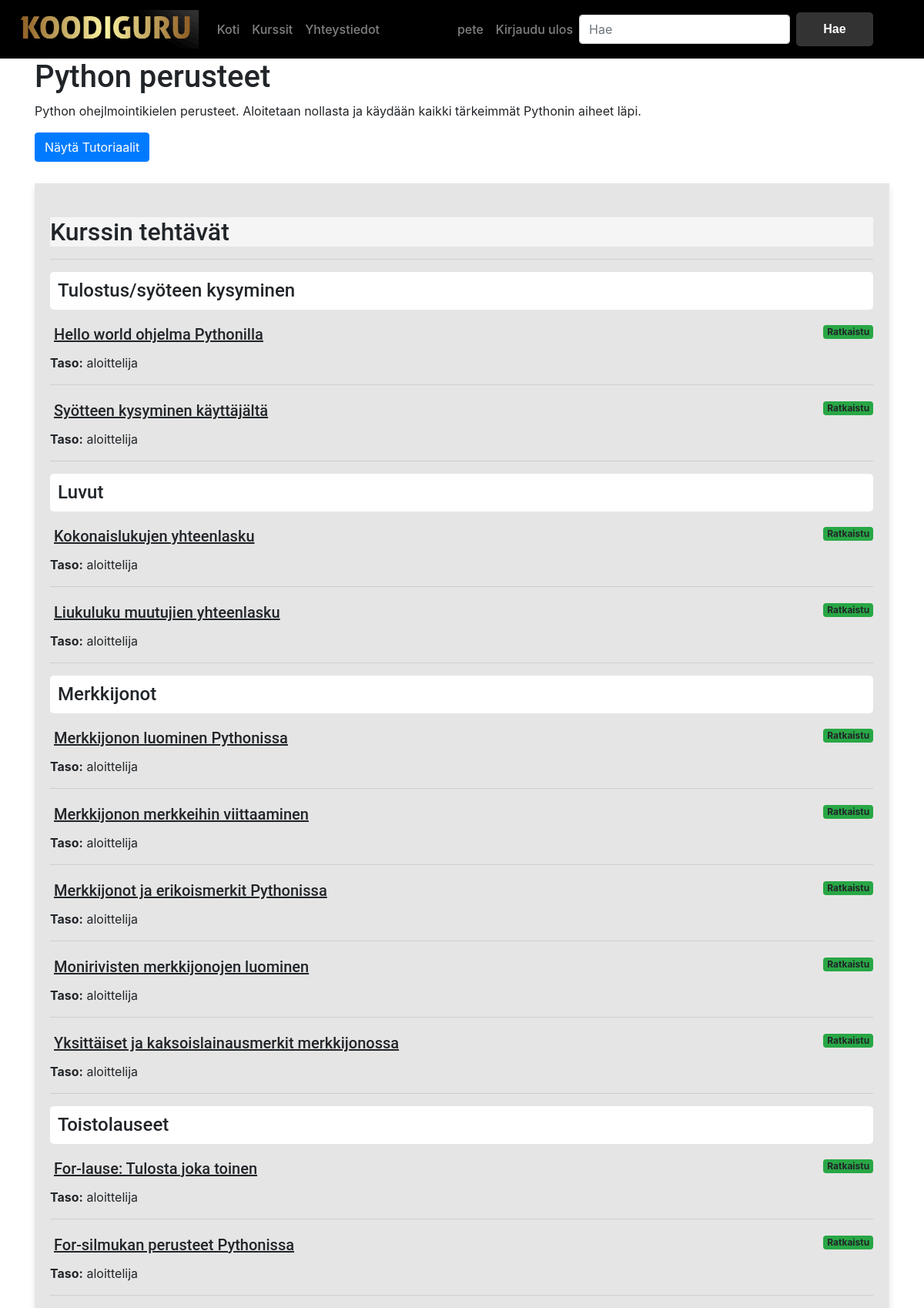
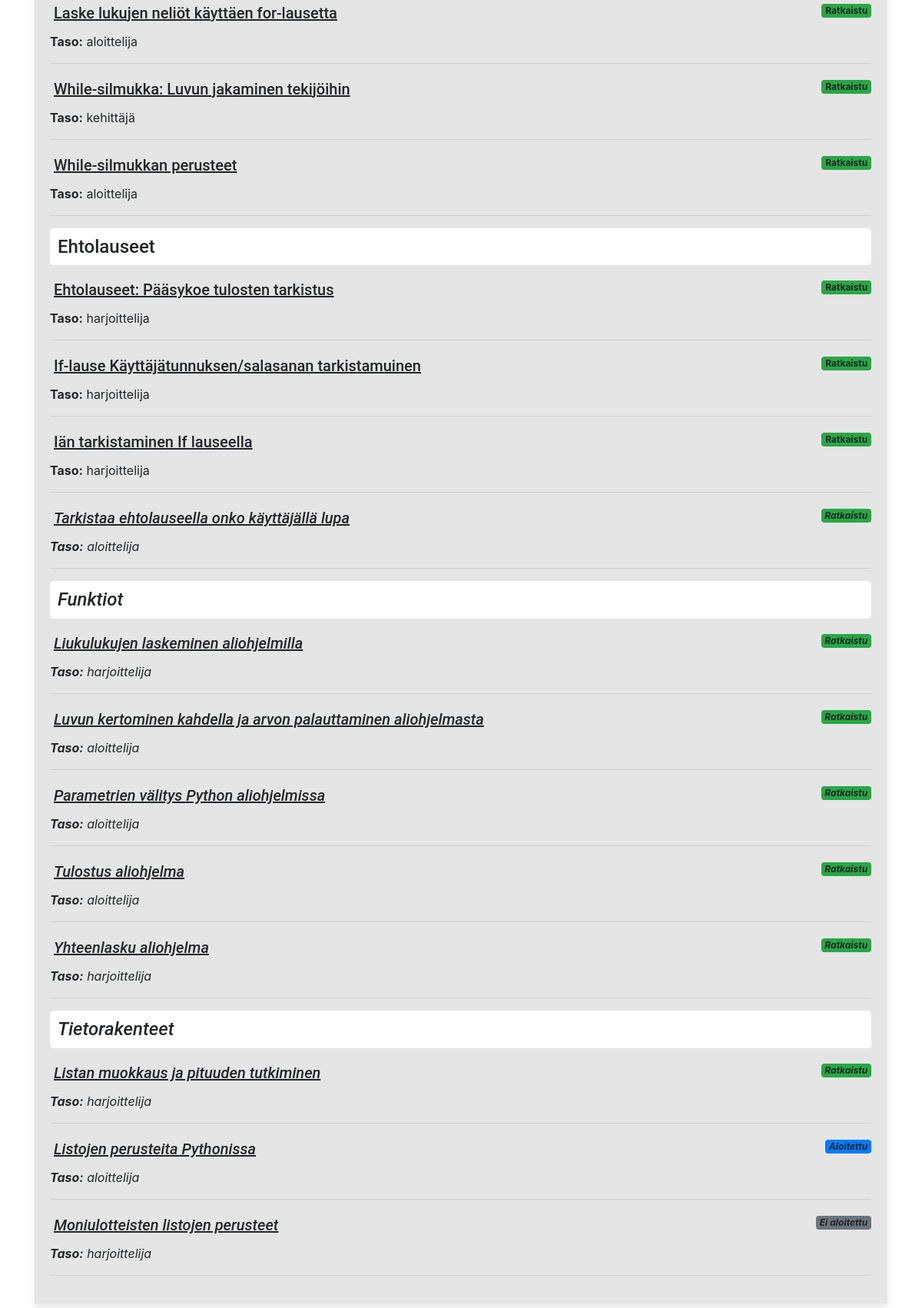
/courses/1/ (signed in, upper part), run on the app's committed database (2 pictures, top to bottom).
### main_app/models.py (models this page shows, shortened)
class User(AbstractUser):
    groups = models.ManyToManyField(Group, related_name="custom_user_groups", blank=True)
    user_permissions = models.ManyToManyField(
        Permission, blank=True, related_name="custom_user_permissions"
    )
    first_name = models.CharField("Etunimi", max_length=30)
    last_name = models.CharField("Sukunimi", max_length=30)
    role = models.CharField(
        max_length=20, choices=UserRole.choices, default=UserRole.STUDENT
    )
    email = models.EmailField("Sähköposti", unique=True)
    change_password = models.BooleanField(default=False)
    premium_start = models.DateTimeField(null=True, blank=True)
    premium_end = models.DateTimeField(null=True, blank=True)
    editor_theme = models.CharField(max_length=100, default="default")
    points = models.IntegerField(default=0, verbose_name="Pisteet")
    level = models.IntegerField(default=0, verbose_name="Taso")
    LEVEL_THRESHOLDS = [50, 150, 200, 500, 800]

class Course(models.Model):
    courseTitle = models.CharField(max_length=200)
    coursePublishDate = models.DateTimeField("Luontipäivä", default=datetime.now)
    courseDescription = models.TextField()
    prerequisites = models.TextField(default="Ei esitietoja")  # esitiedot
    is_premium = models.BooleanField(default=False)
    is_all_free = models.BooleanField(default=False)
    is_hidden = models.BooleanField(default=False)
    is_test_state = models.BooleanField(default=False)
    tutorials = models.ManyToManyField(Tutorial, related_name="courses", blank=True)
    creator = models.ForeignKey(
        User,
        on_delete=models.CASCADE,
        db_column="creator_id",  # Lyhyempi nimi sarakkeelle
    )
    courseLogo = models.ImageField(
        upload_to="course_logos/", default="course_logos/no_logo.png"
    )
    video_url = models.URLField(blank=True, null=True)

class TaskCategory(models.Model):
    name = models.CharField(max_length=200)
    def __str__(self):
        return self.name

class Task(models.Model):
    LANGUAGE_CHOICES = [
        ("Python", "Python"),
        ("Java", "Java"),
        ("Javascript", "JavaScript"),
        ("C", "C"),
        ("C++", "C++"),
        ("C#", "C#"),
        ("Pseudo", "Pseudo"),
	("Vaativuuslakelmat","vaativuuslaskelmat"),
    ]
    DIFFICULTY_CHOICES = [
        ("aloittelija", "Aloittelija"),
        ("harjoittelija", "Harjoittelija"),
        ("kehittäjä", "Kehittäjä"),
        ("mestari", "Mestari"),
        ("guru", "Guru"),
    ]
    DIFFICULTY_POINTS = {
        "aloittelija": 1,
        "harjoittelija": 2,
        "kehittäjä": 3,
        "mestari": 4,
        "guru": 5,
    }
    taskTitle = models.CharField(max_length=200)
    taskPublishDate = models.DateTimeField("Publish date")
    taskDescription = models.TextField()
    taskStarterCode = models.TextField(null=True)
    taskInputs = models.TextField(null=True, blank=True, default=get_empty_list)
    language = models.CharField(
        max_length=20, choices=LANGUAGE_CHOICES, default="Python"
    )
    difficulty = models.CharField(
        max_length=20, choices=DIFFICULTY_CHOICES, default="aloittelija"
    )
    course = models.ForeignKey(Course, on_delete=models.CASCADE, null=True)
    tutorial = models.ForeignKey(
        Tutorial, on_delete=models.SET_NULL, null=True, blank=True
    )
    category = models.ForeignKey(
        TaskCategory,
        on_delete=models.SET_NULL,
        null=True,
        blank=True,
        default=get_default_task_category,
    )
    video_url = models.URLField(blank=True, null=True)
    is_free = models.BooleanField(default=True)
    is_hidden = models.BooleanField(default=False)
    run_tests = models.BooleanField(default=True)

### main_app/views.py (the view)
# urls.py: path('courses/<int:course_id>/', views.course_detail, name='course_detail'),
def course_detail(request, course_id):
    course = get_object_or_404(Course, id=course_id)
    if not course.is_all_free and not request.user.is_authenticated:
        return HttpResponseForbidden("Sinun täytyy olla kirjautunut sisään nähdäksesi tämän kurssin tiedot.")
    tasks = Task.objects.filter(course=course).order_by("category", "taskTitle")
    tutorials = Tutorial.objects.filter(courses=course)  # Muutettu käyttämään 'courses' suhdetta
    if request.user.is_authenticated:
        user_tasks = UserTask.objects.filter(user=request.user, task__in=tasks)
        user_task_status_dict = {ut.task_id: ut.status for ut in user_tasks}
    else:
        user_task_status_dict = {}
    context = {
        "course": course,
        "tasks": tasks,
        "user_task_status": user_task_status_dict,
        "tutorials": tutorials,
    }
    return render(request, "main_app/course_detail.html", context)

### main_app/templatetags/dict_tools.py (called while the page is built)
@register.filter
def get_item(dictionary, key):
    return dictionary.get(key)

### main_app/templates/main_app/course_detail.html (shortened to what this page needs)
{% extends 'main_app/base.html' %}
{% load dict_tools %}
{% block content %}
{% load static %}
<link rel="stylesheet" type="text/css" href="{% static 'css/course_detail_style.css' %}">
<h1>{{ course.courseTitle }}</h1>
<p>{{ course.courseDescription }}</p>
<button id="toggleTasks" class="btn btn-primary mb-2">Näytä Tutoriaalit</button>
<div class="tasks-section">
    <div class="sidebar">
        <h2 class="mt-4" style="background-color: whitesmoke">Kurssin tehtävät</h2>
        <hr>
        {% regroup tasks by category as tasks_by_category %}
        {% for category_tasks in tasks_by_category %}
            <h3 class="category-title">{{ category_tasks.grouper }}</h3>
            {% for task in category_tasks.list %}
                <div class="task-item">
                    <div class="d-flex justify-content-between task-header">
                        <h5>{{ task.taskTitle }}</h5>
                        <div>
                            {% with task_status=user_task_status|default:task.id|stringformat:"s" %}
                                {% if user_task_status|get_item:task.id == 'started' %}
                                    <span class="badge bg-primary">Aloitettu</span>
                                {% elif user_task_status|get_item:task.id == 'solved' %}
                                    <span class="badge bg-success">Ratkaistu</span>
                                {% else %}
                                    <span class="badge bg-secondary">Ei aloitettu</span>
                                {% endif %}
                            {% endwith %}
                        </div>
                    </div>
                    <p><strong>Taso:</strong> {{ task.difficulty }}</p>
                    <div class="task-details" style="display: none;">
                        <p><strong>Kuvaus:</strong> {{ task.taskDescription|safe }}</p>
                    </div>
                    <hr>
                </div>
            {% endfor %}
        {% endfor %}
    </div>
</div>
{% endblock %}

### main_app/templates/main_app/navi.html (shortened to what this page needs)
{% load static %}
<nav class="navbar navbar-expand-lg navbar-dark" style="background-color: black">
  <a class="navbar-brand" href="{% url 'main_app:index' %}">
    <img src="{% static 'img/koodi_guru_text_no_back.png' %}" alt="KoodiGuru" height="50" >
  </a>
  <div class="collapse navbar-collapse" id="navbarNav">
    <ul class="navbar-nav mr-auto">
      <li class="nav-item {% if request.path == '/' %}active{% endif %}">
        <a class="nav-link" href="{% url 'main_app:index' %}">Koti</a>
    </li>
      <li class="nav-item {% if request.path == '/courses/' %}active{% endif %}">
        <a class="nav-link" href="{% url 'main_app:course_list' %}">Kurssit</a>
    </li>
      <li class="nav-item {% if request.path == '/contacts/' %}active{% endif %}  0">
        <a class="nav-link" href="{% url 'main_app:contact' %}">Yhteystiedot</a>
      </li>
    </ul>
    <ul class="navbar-nav">
      {% if user.is_authenticated %}
        <li class="nav-item {% if request.path == '/profile/' %}active{% endif %}">
          <a class="nav-link" href="{% url 'main_app:profile' %}">{{ user.username }}</a>
        </li>
        <li class="nav-item">
          <a class="nav-link" href="{% url 'main_app:logout' %}">Kirjaudu ulos</a>
        </li>
      {% endif %}
    </ul>
    <form class="form-inline my-2 my-lg-0" action="{% url 'main_app:search' %}" method="get">
      <input class="form-control mr-sm-2" type="search" placeholder="Hae" name="q" aria-label="Hae"/>
      <button class="btn btn-light my-2 my-sm-0" type="submit">Hae</button>
  </form>
  </div>
</nav>

### main_app/static/css/main_styles.css (style rules this page uses)
body { font-family: "Source Sans Pro", sans-serif; background-color: #f7f7f7; }
h1, h2, h3, h4, h5, h6 { font-family: "Roboto", sans-serif; font-weight: 500; }
.navbar { background-color: #333; }
.navbar .navbar-brand { font-weight: bold; }
.navbar .nav-link { font-weight: 500; }
.navbar { background-color: #333; padding: 20px 0; }
form button[type="submit"] { width: 100px; padding: 10px; background-color: #333; color: #fff; font-family: "Source Sans Pro", sans-serif; font-weight: bold; border: none; border-radius: 5px; cursor: pointer; margin-top: 15px; }
form button[type="submit"] { padding: 10px; font-family: "Source Sans Pro", sans-serif; font-weight: bold; border: none; border-radius: 5px; cursor: pointer; margin-top: 15px; }
.form-inline { margin-right: 50px; }

### main_app/static/css/course_detail_style.css (style rules this page uses)
.category-title { font-size: 1.5em; padding: 10px; background-color: white; border-radius: 5px; margin-bottom: 15px; }
.sidebar { margin-top: 20px; margin-bottom: 50px; position: static; top: 100px; left: 0; bottom: 20px; height: auto; width: auto; overflow-y: auto; background-color: #E5E5E5; border-right: 1px solid #e9e9e9; padding: 20px; box-shadow: 0 4px 8px rgba(0,0,0,0.1); }
.task-item h5 { padding: 5px; border-radius: 5px; transition: font-size 0.3s ease; text-decoration: underline; }

### data on the page
User: username "pete"
Course: courseTitle "Python perusteet", courseDescription "Python ohejlmointikielen perusteet. Aloitetaan nollasta ja käydään kaikki tärkeimmät Pythonin aiheet läpi."
TaskCategory: grouper "Tulostus/syöteen kysyminen"
Task: taskTitle "Hello world ohjelma Pythonilla", shows "Ratkaistu", difficulty "aloittelija"
Task: taskTitle "Syötteen kysyminen käyttäjältä", shows "Ratkaistu", difficulty "aloittelija"
TaskCategory: grouper "Luvut"
Task: taskTitle "Kokonaislukujen yhteenlasku", shows "Ratkaistu", difficulty "aloittelija"
Task: taskTitle "Liukuluku muutujien yhteenlasku", shows "Ratkaistu", difficulty "aloittelija"
TaskCategory: grouper "Merkkijonot"
Task: taskTitle "Merkkijonon luominen Pythonissa", shows "Ratkaistu", difficulty "aloittelija"
Task: taskTitle "Merkkijonon merkkeihin viittaaminen", shows "Ratkaistu", difficulty "aloittelija"
Task: taskTitle "Merkkijonot ja erikoismerkit Pythonissa", shows "Ratkaistu", difficulty "aloittelija"
Task: taskTitle "Monirivisten merkkijonojen luominen", shows "Ratkaistu", difficulty "aloittelija"
Task: taskTitle "Yksittäiset ja kaksoislainausmerkit merkkijonossa", shows "Ratkaistu", difficulty "aloittelija"
TaskCategory: grouper "Toistolauseet"
Task: taskTitle "For-lause: Tulosta joka toinen", shows "Ratkaistu", difficulty "aloittelija"
Task: taskTitle "For-silmukan perusteet Pythonissa", shows "Ratkaistu", difficulty "aloittelija"
Task: taskTitle "Laske lukujen neliöt käyttäen for-lausetta", shows "Ratkaistu", difficulty "aloittelija"
Task: taskTitle "While-silmukka: Luvun jakaminen tekijöihin", shows "Ratkaistu", difficulty "kehittäjä"
Task: taskTitle "While-silmukkan perusteet", shows "Ratkaistu", difficulty "aloittelija"
TaskCategory: grouper "Ehtolauseet"
Task: taskTitle "Ehtolauseet: Pääsykoe tulosten tarkistus", shows "Ratkaistu", difficulty "harjoittelija"
Task: taskTitle "If-lause Käyttäjätunnuksen/salasanan tarkistamuinen", shows "Ratkaistu", difficulty "harjoittelija"
Task: taskTitle "Iän tarkistaminen If lauseella", shows "Ratkaistu", difficulty "harjoittelija"
Task: taskTitle "Tarkistaa ehtolauseella onko käyttäjällä lupa", shows "Ratkaistu", difficulty "aloittelija"
TaskCategory: grouper "Funktiot"
Task: taskTitle "Liukulukujen laskeminen aliohjelmilla", shows "Ratkaistu", difficulty "harjoittelija"
Task: taskTitle "Luvun kertominen kahdella ja arvon palauttaminen aliohjelmasta", shows "Ratkaistu", difficulty "aloittelija"
Task: taskTitle "Parametrien välitys Python aliohjelmissa", shows "Ratkaistu", difficulty "aloittelija"
Task: taskTitle "Tulostus aliohjelma", shows "Ratkaistu", difficulty "aloittelija"
Task: taskTitle "Yhteenlasku aliohjelma", shows "Ratkaistu", difficulty "harjoittelija"
TaskCategory: grouper "Tietorakenteet"
Task: taskTitle "Listan muokkaus ja pituuden tutkiminen", shows "Ratkaistu", difficulty "harjoittelija"
Task: taskTitle "Listojen perusteita Pythonissa", shows "Aloitettu", difficulty "aloittelija"
Task: taskTitle "Moniulotteisten listojen perusteet", shows "Ei aloitettu", difficulty "harjoittelija"
